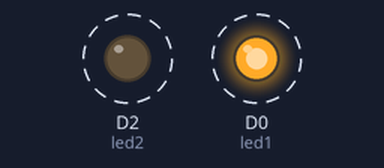
This sketch was run on a simulated ESP8266 (NodeMCU). Parts: output pins drawn as LEDs (lit = HIGH). Dashed ring = blinking.

Above: at 0.2 s.
Timing chart, 0 to 3.0 s (numbered marks = the images above):
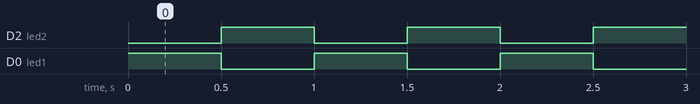

The sketch:

21-6-2LEDs.ino
```cpp
#define led1 D0
#define led2 D2

void setup() {
  pinMode(led1, OUTPUT);
  pinMode(led2, OUTPUT);
}

void loop() {
  digitalWrite(led1, 1);
  digitalWrite(led2, 0);
  delay(500);
  digitalWrite(led1, 0);
  digitalWrite(led2, 1);
  delay(500);
}
```

Measured:
- by itself, D2 (led2), D0 (led1): alternates HIGH for 0.50 s and LOW for 0.50 s
